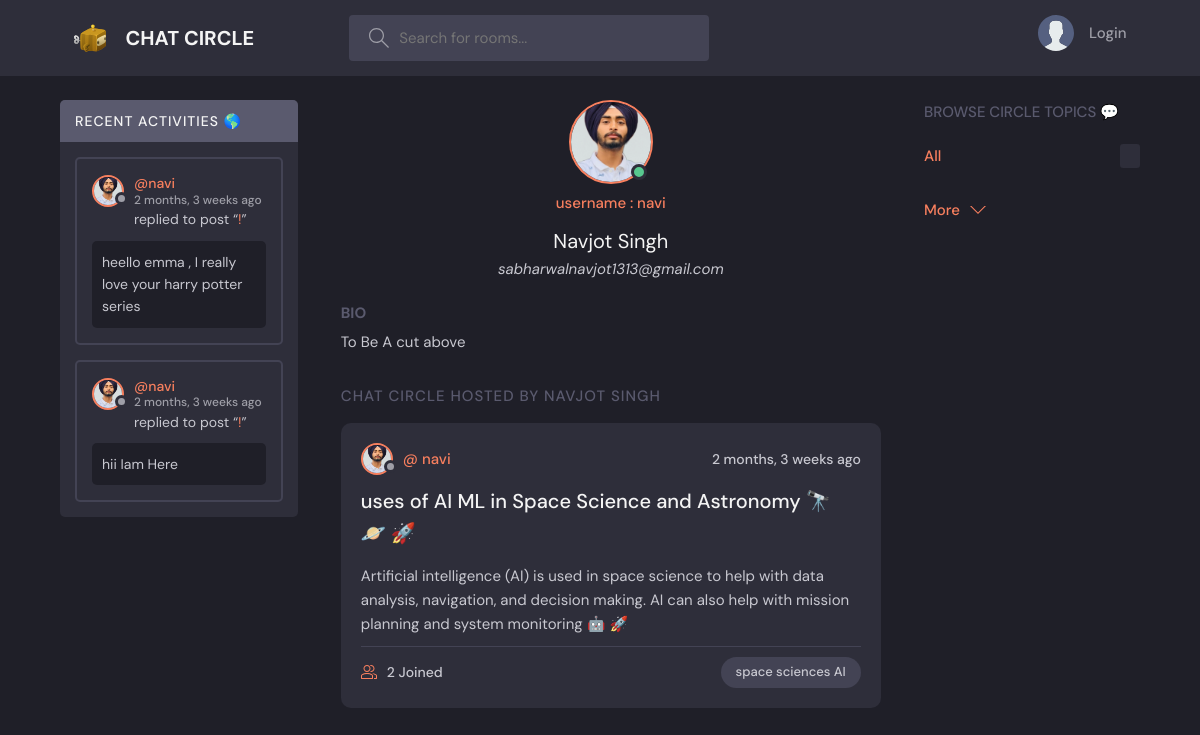
Page /profile/1/ on the earlier database version.
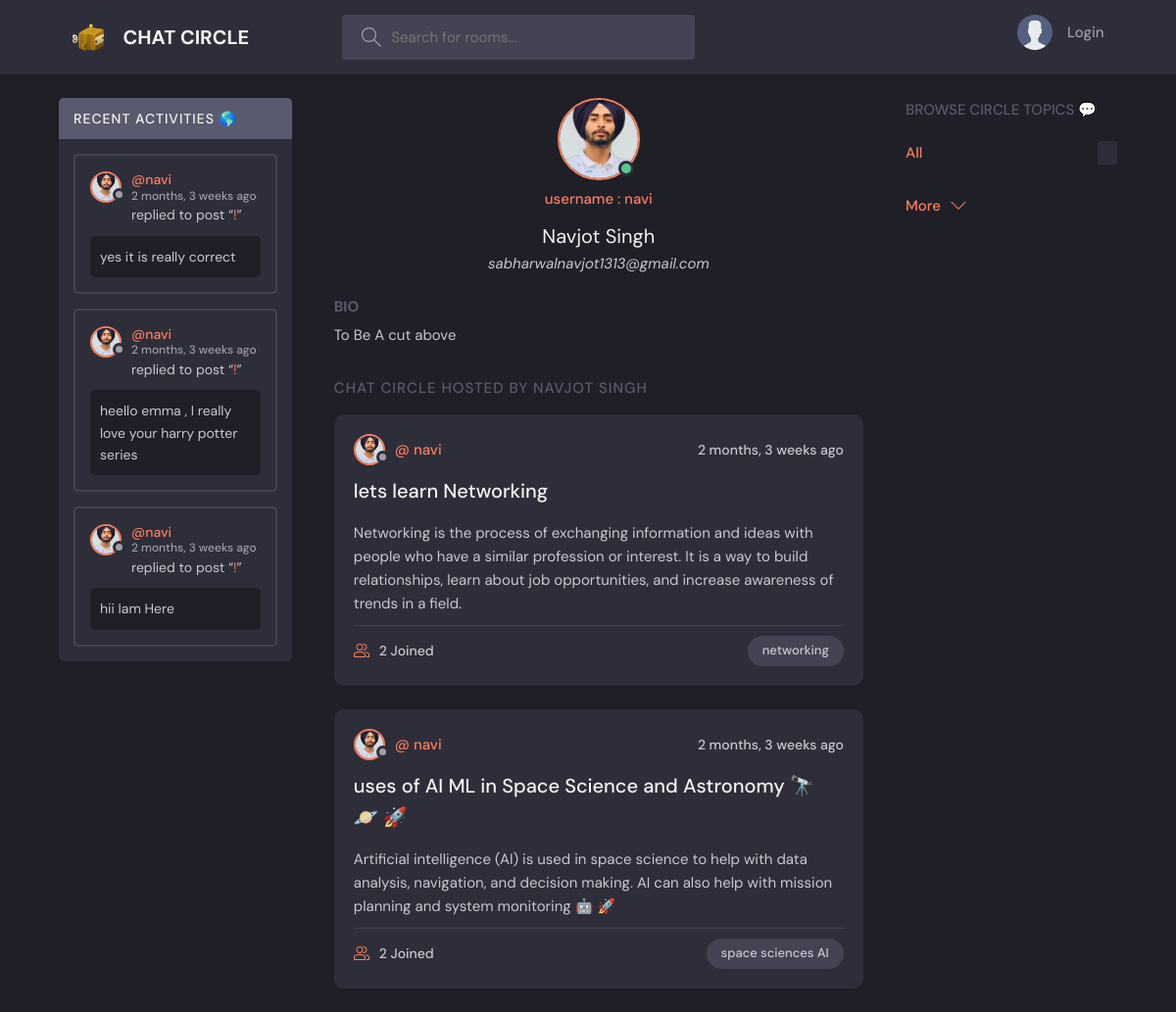
Same page on the later database version.
### base/models.py (models this page shows, shortened)
class Messege(models.Model):
    user = models.ForeignKey(User ,on_delete=models.CASCADE)
    room = models.ForeignKey(Room , on_delete=models.CASCADE)
    body = models.TextField()
    updated = models.DateTimeField(auto_now=True)
    created = models.DateTimeField(auto_now_add=True)
    class Meta:
        ordering = ["-updated" , "-created"]

class User(AbstractUser):
    name = models.CharField(max_length=200 , null=True)
    email = models.EmailField(unique=True , null=True)
    bio = models.TextField(null=True)
    avatar = models.ImageField(null=True , default="avatar.svg")
    USERNAME_FIELD = 'email'
    REQUIRED_FIELDS = ['username']
    def __str__(self):
        return self.username or self.email

class Room(models.Model):
    host =  models.ForeignKey(User , on_delete=models.SET_NULL , null=True)
    topic = models.ForeignKey(Topic , on_delete=models.SET_NULL , null=True)
    name = models.CharField(max_length=200)
    description = models.TextField(null=True , blank=True)
    participants = models.ManyToManyField(User , related_name='participants' , blank=True)
    updated = models.DateTimeField(auto_now=True)
    created = models.DateTimeField(auto_now_add= True)
    class Meta:
        ordering = ["-updated" , "-created"]

class Topic(models.Model):
    name = models.CharField(max_length=200)

### base/views.py (the view)
# urls.py: path('profile/<str:pk>/' , views.user_profile , name="user-profile"),
def user_profile(request , pk):
    user = User.objects.get(id = pk)
    room_messeges = user.messege_set.all()
    rooms = user.room_set.all()
    topic  = Topic.objects.all()
    context ={'user' : user , 'rooms' : rooms ,'room_messeges' :room_messeges , 'topic' : topic}
    return render(request , 'base/profile.html', context )

### base/templates/base/profile.html (shortened to what this page needs)
{% extends 'index.html'%}
{% block content %}
<main class="profile-page layout layout--3">
    <div class="container">
      {%include 'base/activity_component.html'%}
      <div class="roomList">
        <div class="profile">
          <div class="profile__avatar">
            <div class="avatar avatar--large active">
              <img src="{{user.avatar.url}}" />
            </div>
          </div>
          <div class="profile__info">
            <p><small >username : </small> {{user.username}}  </p>
            <h3>{{user.name}}</h3>
            <i> {{user.email}}</i>
          </div>
          <div class="profile__about">
            <h3>Bio</h3>
            <p>
              {{user.bio}}
            </p>
          </div>
        </div>
        <div class="roomList__header">
          <div>
            <h2>Chat Circle Hosted by {{user.name}}</a>
            </h2>
          </div>
        </div>
        {%include 'base/feed_component.html'%}
      </div>
      {% include 'base/topic_components.html' %}
    </div>
  </main>
{% endblock content%}

### templates/index.html (shortened to what this page needs)
<!DOCTYPE html>
{% load static %}
<html lang="en">
  <head>
    <link rel="stylesheet" href="{% static 'styles/style.css' %}" />
  </head>
  <body>
    {% include 'navbar.html' %}
    {% block content  %}
    {% endblock %}
  </body>
</html>

### templates/navbar.html (shortened to what this page needs)
{% load static%}
<header class="header header--loggedIn header--sticky">
    <div class="container">
      <a href="{% url 'home'%}" class="header__logo">
        <img src="{% static 'images/logo.svg'%}?v=2" />
        <h1>CHAT CIRCLE</h1>
      </a>
      <form class="header__search" method="GET" action="{% url 'home' %}">
        <label>
          <input name="q" placeholder="Search for rooms..." />
        </label>
      </form>
      <nav class="header__menu">
        {%  if request.user.is_authenticated %}
        <div class="header__user">
          <a href="{% url 'user-profile' user.id %}">
            <div class="avatar avatar--medium active">
              <img src="{{request.user.avatar.url}}" />
            </div>
            <p><b><i>{{request.user.name}}</i> </b><span>@{{request.user.username}}</span></p>
          </a>
          <button class="dropdown-button">
            <svg version="1.1" xmlns="http://www.w3.org/2000/svg" width="32" height="32" viewBox="0 0 32 32">
              <title>chevron-down</title>
              <path d="M16 21l-13-13h-3l16 16 16-16h-3l-13 13z"></path>
            </svg>
          </button>
        </div>
        {% else %}
        <a href='{% url "login"%}'>
          <img src="{% static 'images/avatar.svg'%}" />
          <p>Login</p>
        </a>
        {% endif %}
      </nav>
    </div>
  </header>

### base/templates/base/activity_component.html (shortened to what this page needs)
<div class="activities">
    <div class="activities__header">
      <h2>Recent Activities  🌎 </h2>
    </div>
    {% for messege in room_messeges %}
    <div class="activities__box">
      <div class="activities__boxHeader roomListRoom__header">
        <a href="{% url 'user-profile' messege.user.id%}" class="roomListRoom__author">
          <div class="avatar avatar--small">
            <img src="{{messege.user.avatar.url}}" />
          </div>
          <p>
            @{{messege.user}}
            <span>{{messege.created|timesince}} ago</span>
          </p>
        </a>
      </div>
      <div class="activities__boxContent">
        <p>replied to post “<a href="{%url 'room' messege.room.id%}">{{message.room}}!</a>”</p>
        <div class="activities__boxRoomContent">
            {{messege.body}}
        </div>
      </div>
    </div>
    {% endfor %}
</div>

### base/templates/base/feed_component.html (shortened to what this page needs)
{% for room in rooms %}
<div class="roomListRoom">
    <div class="roomListRoom__header">
      <a href="{%url 'user-profile' room.host.id %}" class="roomListRoom__author">
        <div class="avatar avatar--small">
          <img src="{{room.host.avatar.url}}" />
        </div>
        <span>@ {{room.host.username}}</span>
      </a>
      <div class="roomListRoom__actions">
        <span>{{room.created|timesince}} ago</span>
      </div>
    </div>
    <div class="roomListRoom__content">
      <a href="{%url 'room' room.id %}">{{room.name}}</a>
      <p>
        {{room.description}}
      </p>
    </div>
    <div class="roomListRoom__meta">
      <a href="{%url 'room' room.id %}" class="roomListRoom__joined">
        {{room.participants.all.count }} Joined
      </a>
      <p class="roomListRoom__topic">{{room.topic.name}}</p>
    </div>
  </div>
{% endfor %}

### base/templates/base/topic_components.html (shortened to what this page needs)
<div class="topics">
    <div class="topics__header">
      <h2>Browse Circle Topics 💬</h2>
    </div>
    <ul class="topics__list">
      <li>
        <a href="{%url 'home'%}" class="active">All <span>{{topics.count}}</span></a>
      </li>
    </ul>
    <a class="btn btn--link" href="{% url 'topics'%}">
      More
      <svg version="1.1" xmlns="http://www.w3.org/2000/svg" width="32" height="32" viewBox="0 0 32 32">
        <title>chevron-down</title>
        <path d="M16 21l-13-13h-3l16 16 16-16h-3l-13 13z"></path>
      </svg>
    </a>
  </div>

Differences in the rows shown:
added Messege: user.avatar (picture), user "navi", created "2 months, 3 weeks", body "yes it is really correct"
added Room: host.avatar (picture), host.username "navi", created "2 months, 3 weeks", name "lets learn Networking", description "Networking is the process of exchanging information and ideas with people who have a similar profession or interest. It is a way to build relationships, learn about job opportunities, and increase awareness of trends in a field.", participants.all.count "2", topic.name "networking"
